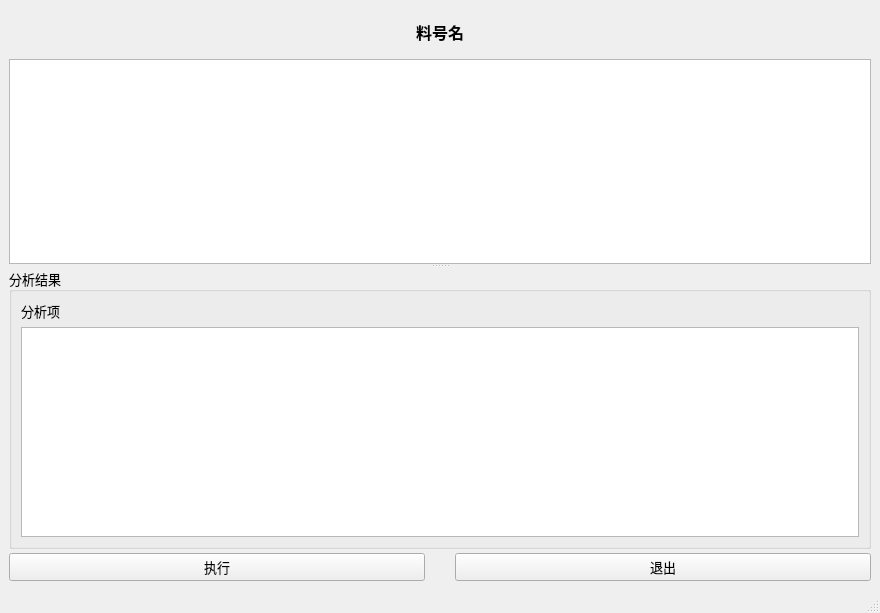
<?xml version="1.0" encoding="UTF-8"?>
<ui version="4.0">
 <class>MainWindow</class>
 <widget class="QMainWindow" name="MainWindow">
  <property name="geometry">
   <rect>
    <x>0</x>
    <y>0</y>
    <width>880</width>
    <height>613</height>
   </rect>
  </property>
  <property name="font">
   <font>
    <family>微软雅黑</family>
    <pointsize>10</pointsize>
   </font>
  </property>
  <property name="cursor">
   <cursorShape>ArrowCursor</cursorShape>
  </property>
  <property name="windowTitle">
   <string>AutoAnalysis</string>
  </property>
  <widget class="QWidget" name="centralwidget">
   <layout class="QVBoxLayout" name="verticalLayout_2" stretch="0,1,0">
    <property name="spacing">
     <number>4</number>
    </property>
    <item>
     <widget class="QLabel" name="label_title">
      <property name="minimumSize">
       <size>
        <width>0</width>
        <height>46</height>
       </size>
      </property>
      <property name="font">
       <font>
        <family>微软雅黑</family>
        <pointsize>12</pointsize>
        <weight>75</weight>
        <bold>true</bold>
       </font>
      </property>
      <property name="text">
       <string>料号名</string>
      </property>
      <property name="alignment">
       <set>Qt::AlignCenter</set>
      </property>
     </widget>
    </item>
    <item>
     <widget class="QSplitter" name="splitter">
      <property name="orientation">
       <enum>Qt::Vertical</enum>
      </property>
      <property name="opaqueResize">
       <bool>false</bool>
      </property>
      <property name="childrenCollapsible">
       <bool>true</bool>
      </property>
      <widget class="QTableWidget" name="tableWidget"/>
      <widget class="QGroupBox" name="groupBox">
       <property name="sizePolicy">
        <sizepolicy hsizetype="Preferred" vsizetype="Expanding">
         <horstretch>0</horstretch>
         <verstretch>0</verstretch>
        </sizepolicy>
       </property>
       <property name="title">
        <string>分析结果</string>
       </property>
       <layout class="QVBoxLayout" name="verticalLayout">
        <item>
         <widget class="QLabel" name="label_item">
          <property name="text">
           <string>分析项</string>
          </property>
         </widget>
        </item>
        <item>
         <widget class="QTextEdit" name="textEdit"/>
        </item>
       </layout>
      </widget>
     </widget>
    </item>
    <item>
     <layout class="QHBoxLayout" name="horizontalLayout">
      <property name="spacing">
       <number>30</number>
      </property>
      <item>
       <widget class="QPushButton" name="pushButton_exec">
        <property name="cursor">
         <cursorShape>PointingHandCursor</cursorShape>
        </property>
        <property name="text">
         <string>执行</string>
        </property>
       </widget>
      </item>
      <item>
       <widget class="QPushButton" name="pushButton_exit">
        <property name="cursor">
         <cursorShape>PointingHandCursor</cursorShape>
        </property>
        <property name="text">
         <string>退出</string>
        </property>
       </widget>
      </item>
     </layout>
    </item>
   </layout>
  </widget>
  <widget class="QStatusBar" name="statusbar"/>
 </widget>
 <resources/>
 <connections/>
</ui>
